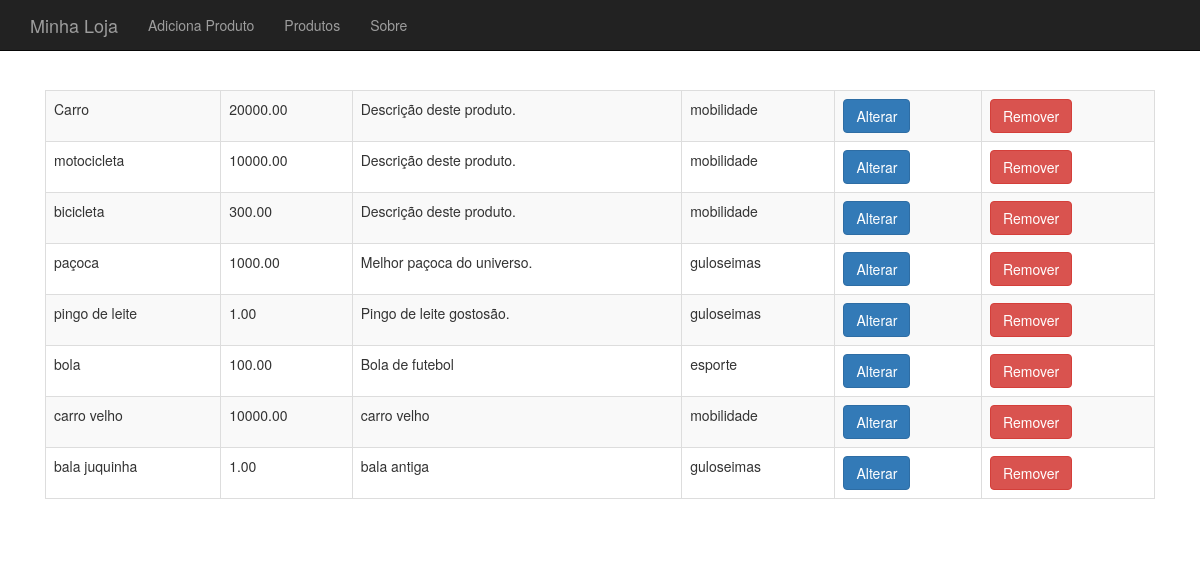
Before: /produto-lista.php with the older database file.
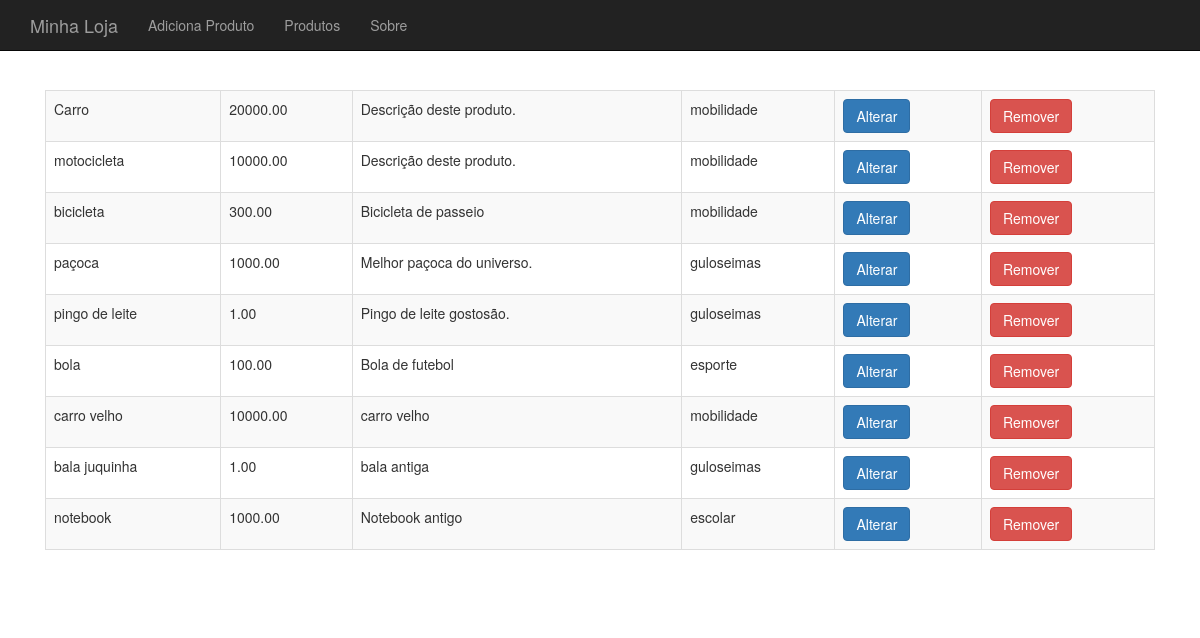
After: the same page with the newer database file.
### tables this page shows
CREATE TABLE `produtos` (
  `id` int(11) NOT NULL AUTO_INCREMENT,
  `nome` varchar(255) DEFAULT NULL,
  `preco` decimal(10,2) DEFAULT NULL,
  `descricao` text,
  `categoria_id` int(11) DEFAULT NULL,
  `usado` tinyint(1) DEFAULT '0',
  PRIMARY KEY (`id`)
);

CREATE TABLE `categorias` (
  `id` int(11) NOT NULL AUTO_INCREMENT,
  `nome` varchar(255) DEFAULT NULL,
  PRIMARY KEY (`id`)
);

### banco-produto.php (called while the page is built, shortened)
<?php
function listaProdutos($conexao) {
	$produtos = array();
	$resultado = mysqli_query($conexao, "SELECT p.*, c.nome as categoria_nome FROM produtos as p join categorias as c on p.categoria_id=c.id");
	while($produto = mysqli_fetch_assoc($resultado)) {
		array_push($produtos, $produto);
	}
	return $produtos;
}

### produto-lista.php (the view, shortened to what this page needs)
<?php require "header.php";
 require "conecta.php";
 require "banco-produto.php" ?>
<table class="table table-striped table-bordered">
<?php
$produtos = listaProdutos($conexao);
foreach($produtos as $produto):
?>
	<tr>
		<td><?php echo $produto['nome'];?></td>
		<td><?php echo $produto['preco'];?></td>
		<td><?php echo substr($produto['descricao'], 0, 40);?></td>
		<td><?php echo $produto['categoria_nome'];?></td>
		<td><a class="btn btn-primary" href="produto-altera-formulario.php?id=<?php echo $produto['id']?>">Alterar</a></td>
		<td>
			<form action="remove-produto.php" method="post">
				<button class="btn btn-danger">Remover</button>
			</form>
		</td>
	</tr>
<?php
endforeach;
?>
</table>
<?php require "footer.php" ?>

### header.php (shortened to what this page needs)
<!DOCTYPE html>
<html>
<head>
	<link rel="stylesheet" href="css/bootstrap.css">
	<link rel="stylesheet" href="css/loja.css">
</head>
<body>
<div class="navbar navbar-inverse navbar-fixed-top">
	<div class="container">
		<div class="navbar-header">
			<a class="navbar-brand" href="index.php">Minha Loja</a>
		</div>
		<div>
			<ul class="nav navbar-nav">
				<li><a href="produto-formulario.php">Adiciona Produto</a></li>
				<li><a href="produto-lista.php">Produtos</a></li>
				<li><a href="sobre.php">Sobre</a></li>
			</ul>
		</div>
	</div>
</div>
<div class="container">
	<div class="principal">

### footer.php
	</div>
</div>
</body>
</html>

### css/loja.css (style rules this page uses)
body { padding-top: 50px; }
.principal { padding: 40px 15px; }

Changed rows visible on the page:
changed produtos "bicicleta": descricao "Descrição deste produto." → "Bicicleta de passeio"
added produtos: nome "notebook", preco "1000.00", descricao "Notebook antigo", categoria.nome "escolar"
